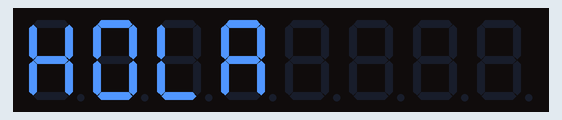
Simulated run of this sketch. Board: Arduino Uno, built with avr-gcc and run on an emulated ATmega328P. Parts: 8-digit seven-segment display.

Above: at 0.1 s.
At 3.1 s:
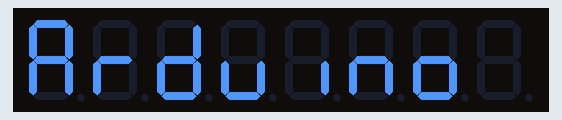
At 6.1 s:
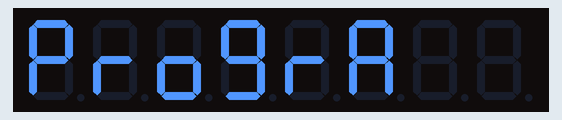

The sketch:

displayConMax7219.ino
```cpp
#include "LedControl.h"

LedControl lc=LedControl(12,11,10,1);

unsigned long delaytime=250;

void setup() {
  lc.shutdown(0,false);
  lc.setIntensity(0,8);
  lc.clearDisplay(0);
}
void loop() {
 hola();
 delay(3000);
 lc.clearDisplay(0);
 arduino();
 delay(3000);
 lc.clearDisplay(0);
 progra();
 delay(3000);
 lc.clearDisplay(0);
}
void arduino(){
 lc.setChar(0,7,'A',false);
 lc.setRow(0,6,0x05);
 lc.setChar(0,5,'d',false);
 lc.setRow(0,4,0x1c);
 lc.setRow(0,3,B00010000);
 lc.setRow(0,2,0x15);
 lc.setRow(0,1,0x1D);
}
void hola(){
 lc.setChar(0,7,'H',false);
 lc.setChar(0,6,0,false);
 lc.setChar(0,5,'L',false);
 lc.setChar(0,4,'A',false);
}
void progra(){
 lc.setChar(0,7,'p',false);
 lc.setRow(0,6,0x05);
 lc.setRow(0,5,0x1D);
 lc.setRow(0,4,B1111011);
 lc.setRow(0,3,0x05);
 lc.setChar(0,2,'A',false);


}
```

Measured:
- by itself, everything shown: repeats every 9.0 s, in 4 steps
- what the display in image 1 shows lasts 3.0 s, from 3.0 s to 6.0 s
